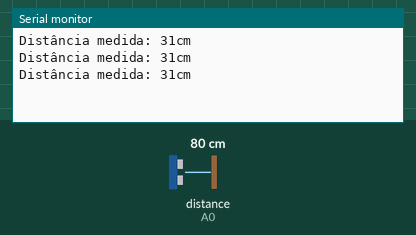
Recording of a sketch running on a simulated Arduino Uno, built with avr-gcc and run on an emulated ATmega328P. Parts: the last lines printed to the serial monitor. Inputs (shaded band) come from the test bench; at power-on: distance to the obstacle (sensor on A0) 80 cm.

Above: at 1.3 s.
1.4 s: distance to the obstacle (sensor on A0) set to 2 cm
At 2.0 s:
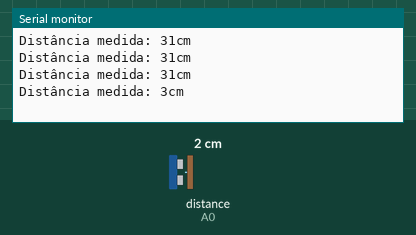
2.9 s: distance to the obstacle (sensor on A0) set to 4 cm
At 3.6 s:
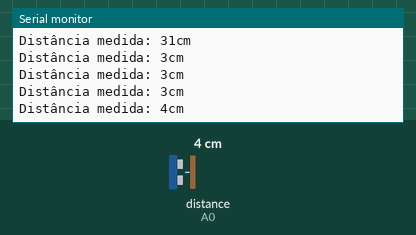
Timing chart, 0 to 5.9 s (numbered marks = the images above; inputs shaded):
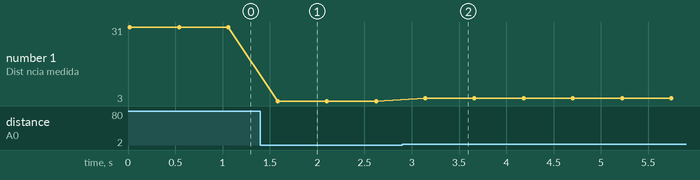

The sketch:

Sensor_Infravermelho.ino
```cpp
/*
 * Sensor Infravermelho
 *
 * Circuito:
 * - Arduino 5V -> Sensor's pin 1 (Vcc)
 * - Arduino GND -> Sensor's pin 2 (GND)
 * - Arduino pin A0 -> Sensor's pin 3 (Output)
 *
 */

//import the library in the sketch
#include <SharpIR.h>

//Create a new instance of the library
//Call the sensor "sensor"
//The model of the sensor is "GP2YA41SK0F"
//The sensor output pin is attached to the pin A0
SharpIR sensor( SharpIR::GP2Y0A41SK0F, A0 );

void setup()
{
  Serial.begin( 9600 ); //Enable the serial comunication
}

void loop()
{
  int distance = sensor.getDistance(); //Calculate the distance in centimeters and store the value in a variable

 Serial.print("Distância medida: "); //IMPRIME O TEXTO NA SERIAL
  Serial.print(distance); //IMPRIME NA SERIAL A DISTÂNCIA MEDIDA PELO SENSOR
  Serial.println("cm"); //IMPRIME O TEXTO NA SERIAL
  delay(500); //INTERVALO DE 500 MILISSEGUNDOS
}
```

Measured:
- after the input at 1.4 s, the serial monitor: prints a new line after 0.18 s (image 1)
- after the input at 2.9 s, the serial monitor: prints a new line after 0.24 s (image 2)
- plotted number 1: 31 → 3 after the input at 1.4 s, 3 → 4 after the input at 2.9 s
